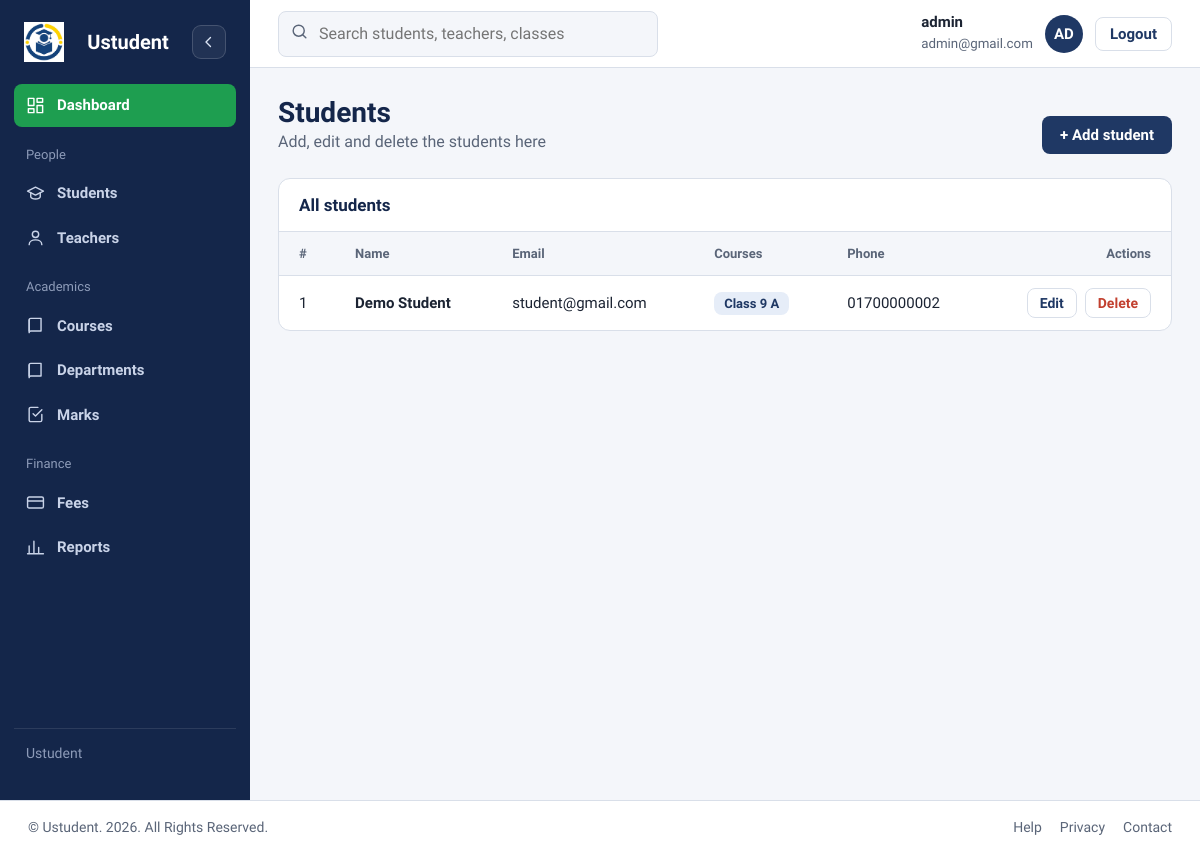
Page /admin/student.php (signed in) on the committed database.
### tables this page shows
CREATE TABLE `students` (
  `id` int UNSIGNED NOT NULL,
  `user_id` int UNSIGNED NOT NULL,
  `name` varchar(100) NOT NULL,
  `email` varchar(100) NOT NULL,
  `phone` varchar(15) DEFAULT NULL,
  `dob` date DEFAULT NULL,
  `class_id` int UNSIGNED NOT NULL,
  `address` varchar(255) DEFAULT NULL,
  `created_at` timestamp NULL DEFAULT CURRENT_TIMESTAMP
);

CREATE TABLE `classes` (
  `id` int UNSIGNED NOT NULL,
  `class_name` varchar(50) NOT NULL,
  `section` varchar(10) NOT NULL,
  `course_id` int UNSIGNED NOT NULL,
  `created_at` timestamp NULL DEFAULT CURRENT_TIMESTAMP
);

### admin/student.php (the view, shortened to what this page needs)
<?php
include '../database/dbconfig.php';
$result = $conn->query("SELECT students.*, classes.class_name, classes.section
                        FROM students
                        LEFT JOIN classes ON students.class_id=classes.id
                        ORDER BY students.id ASC");
?>
<!DOCTYPE html>
<html lang="en">
<head>
<?php include '../includes/admin_dashboard_css.php'; ?>
<link rel="stylesheet" href="../assets/css/courses.css">
<link rel="stylesheet" href="../assets/css/admin_student.css">
</head>
<body>
<div class="app">
    <?php include '../includes/sidebar.php'; ?>
    <div class="main">
        <?php include '../includes/topbar.php'; ?>
        <main class="content">
            <div class="head">
                <div>
                    <h1>Students</h1>
                    <p>Add, edit and delete the students here</p>
                </div>
                <a href="student.php?action=add" class="btn">+ Add student</a>
            </div>
            <section class="card">
                <h2>All students</h2>
                <table>
                    <thead>
                        <tr>
                            <th>#</th>
                            <th>Name</th>
                            <th>Email</th>
                            <th>Courses</th>
                            <th>Phone</th>
                            <th class="num">Actions</th>
                        </tr>
                    </thead>
                    <tbody>
                    <?php if ($result && $result->num_rows > 0) { ?>
                        <?php while ($row = $result->fetch_assoc()) { ?>
                            <tr>
                                <td><?php echo $row['id']; ?></td>
                                <td><b><?php echo htmlspecialchars($row['name'], ENT_QUOTES, 'UTF-8'); ?></b></td>
                                <td><?php echo htmlspecialchars($row['email'], ENT_QUOTES, 'UTF-8'); ?></td>
                                <td>
                                    <?php if ($row['class_name'] !== null) { ?>
                                        <span class="class-tag"><?php echo htmlspecialchars($row['class_name'] . ' ' . $row['section'], ENT_QUOTES, 'UTF-8'); ?></span>
                                    <?php } else { ?>
                                        <span class="muted">No class</span>
                                    <?php } ?>
                                </td>
                                <td class="phone"><?php echo htmlspecialchars($row['phone'] ?? '', ENT_QUOTES, 'UTF-8'); ?></td>
                                <td>
                                    <div class="row-actions">
                                        <a class="small-btn" href="student.php?action=edit&id=<?php echo $row['id']; ?>">Edit</a>
                                        <form method="post" onsubmit="return confirm('Delete this student?');">
                                            <button type="submit" name="delete_student" class="small-btn danger">Delete</button>
                                        </form>
                                    </div>
                                </td>
                            </tr>
                        <?php } ?>
                    <?php } else { ?>
                        <tr>
                            <td colspan="6" class="empty">No students found.</td>
                        </tr>
                    <?php } ?>
                    </tbody>
                </table>
            </section>
        </main>
    </div>
</div>
<?php include '../includes/footer.php'; ?>
</body>
</html>

### assets/css/admin_dashboard.css (style rules this page uses)
.content { padding:28px;max-width:1200px;width:100% }
.head { display:flex;justify-content:space-between;align-items:flex-end;gap:16px;flex-wrap:wrap;margin-bottom:24px }
.head h1 { font-size:28px }
.head p { color:var(--muted);margin:0 }
.card { background:var(--white);border:1px solid var(--line);border-radius:12px;overflow:hidden }
.card > h2 { font-size:17px;padding:16px 20px;border-bottom:1px solid var(--line);display:flex;justify-content:space-between;align-items:center }
table { width:100%;border-collapse:collapse }
th,td { padding:12px 20px;text-align:left;border-bottom:1px solid var(--line);font-size:15px }
tr:last-child td { border-bottom:0 }
th { font-size:13px;color:var(--muted);font-weight:600;background:var(--paper) }
.num { text-align:right }
:root { --navy:#1f3864; --navy-deep:#14264a; --green:#1e9e50; --green-soft:#e4f4ea; --gold:#d8b32a; --gold-soft:#fbf3d3; --red:#c2402f; --red-soft:#fbe6e2; --blue-soft:#e6edf8; --ink:#1c2433; --muted:#5a6578; --line:#d9dfe9; --paper:#f4f6fa; --white:#fff; --head:"Bricolage Grotesque","Segoe UI",Arial,sans-serif; --body:"Source Sans 3","Segoe UI",Arial,sans-serif; }
* { box-sizing:border-box }
body { margin:0;font:400 16px/1.5 var(--body);color:var(--ink);background:var(--paper) }
h1,h2,h3 { font-family:var(--head);margin:0;line-height:1.2;color:var(--navy-deep) }
a { color:inherit;text-decoration:none }
.app { display:grid;grid-template-columns:250px minmax(0,1fr);min-height:100vh;transition:grid-template-columns .22s ease }
.main { min-width:0;display:flex;flex-direction:column;min-height:100vh }
.main > .content { flex:1 }
.btn { display:inline-block;background:var(--navy);color:var(--white);padding:10px 18px;border-radius:8px;border:0;cursor:pointer;font:600 15px var(--body) }

### assets/css/courses.css (style rules this page uses)
.row-actions { display:flex;gap:8px;justify-content:flex-end }
.row-actions form { margin:0 }
.small-btn { border:1.5px solid var(--line);background:var(--white);border-radius:8px;padding:6px 12px;font:600 14px var(--body);cursor:pointer;color:var(--navy) }
.small-btn.danger { color:var(--red) }

### assets/css/admin_student.css (style rules this page uses)
.phone { font-variant-numeric:tabular-nums }
.class-tag { display:inline-block;padding:2px 10px;border-radius:8px;background:var(--blue-soft);color:var(--navy);font-weight:600;font-size:13px }

### rows in the picture
students: id "1", name "Demo Student", email "student@gmail.com", class.section "Class 9 A", phone "01700000002"

### other values in the picture
$_SESSION['name'] "admin"
$_SESSION['email'] "admin@gmail.com"
substr($_SESSION['name'], 0,2) "AD"
